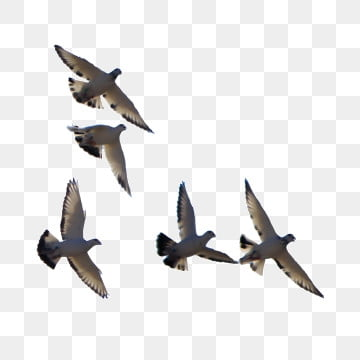
#> input picture Image/bird.jpg, 360 x 360 px, found by its file name
$ python Latihan9-tepi-robert.py
#> lines starting #> are read from the running program, lines starting #| are printed output that depends on the picture
import cv2
import numpy as np
from scipy import ndimage

roberts_cross_v = np.array([[1, 0],
                            [0,-1]])

roberts_cross_h = np.array([[0, 1],
                            [-1, 0]])

img = cv2.imread("image/bird.jpg", 0).astype('float64')
#> img: shape (360, 360) float64; min 0, max 255, mean 230.5
img /= 255.0

vertical = ndimage.convolve(img, roberts_cross_v)
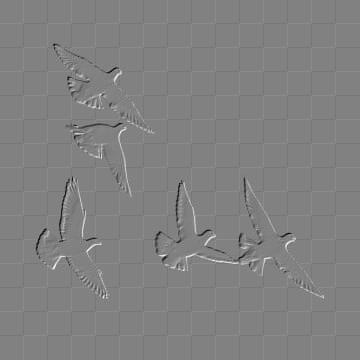
#> vertical: shape (360, 360) float64; min -0.839, max 0.812, mean 6.85e-20; drawn with min black and max white
horizontal = ndimage.convolve(img, roberts_cross_h)
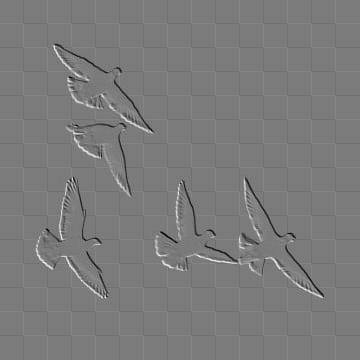
#> horizontal: shape (360, 360) float64; min -0.827, max 0.886, mean -1.37e-20; drawn with min black and max white
edged_img = np.sqrt(np.square(horizontal) + np.square(vertical))
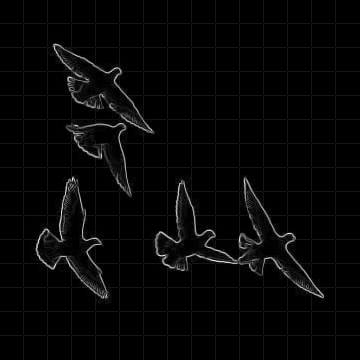
#> edged_img: shape (360, 360) float64; min 0, max 1.07, mean 0.0264; drawn with min black and max white

cv2.imshow("output.jpg", edged_img)
cv2.waitKey()
